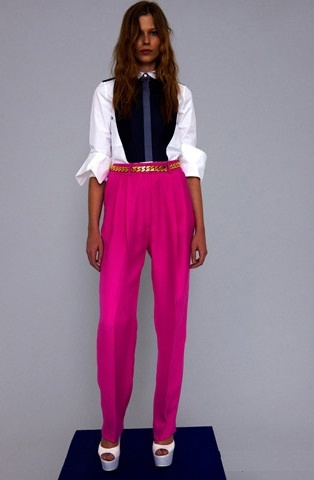
#> input picture pants.jpg, 314 x 480 px
$ python lab5.py
#> lines starting #> are read from the running program, lines starting #| are printed output that depends on the picture; after the words box and inside, x2 and y2 are one past the last pixel; in counts of white or black regions, pixels touching at a corner belong together
#> further down, image is the input picture: shape (480, 314, 3); mean B, G, R 141.5, 119.7, 145.5
# -*- coding: utf-8 -*-
"""
Created on Mon Nov  4 15:09:48 2024

@author: Vladimir
"""

import matplotlib.pyplot as plt
import cv2 as cv
import numpy as np
from matplotlib import colors
from matplotlib.colors import hsv_to_rgb


def segment_image(image):

    # Convert the image into HSV
    hsv_image = cv.cvtColor(image, cv.COLOR_RGB2HSV)
#> hsv_image: shape (480, 314, 3); mean H, S, V 123, 70.8, 155.1

    # Set the blue range
    #360 гр hue не уместилось в байт, поэтому в opencv hue/2
    lower_magenta = (150, 210, 40)
    upper_magenta = (180, 255, 250)

    # Apply the blue mask
    mask = cv.inRange(hsv_image, lower_magenta, upper_magenta)
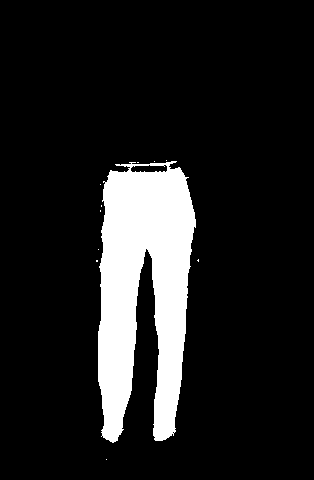
#> mask: shape (480, 314); 12.5% white; 11 white regions (10 under 20 px), largest, box (x1, y1, x2, y2) and area: (98, 161, 196, 443) 18834

    # Set a white range
    light_white = (0, 60, 200)
    dark_white = (15, 255, 255)

    # Apply the white mask
    mask_white = cv.inRange(hsv_image, light_white, dark_white)
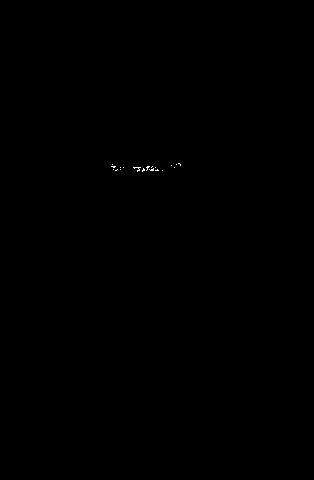
#> mask_white: shape (480, 314); 0.05% white in thin lines or dots, all inside (x1, y1, x2, y2) = (111, 163, 181, 172)

    # Combine the two masks
    final_mask = mask + mask_white
#> final_mask: shape (480, 314); 12.6% white; 20 white regions (19 under 20 px), largest, box (x1, y1, x2, y2) and area: (98, 161, 196, 443) 18885
    result = cv.bitwise_and(image, image, mask=final_mask)
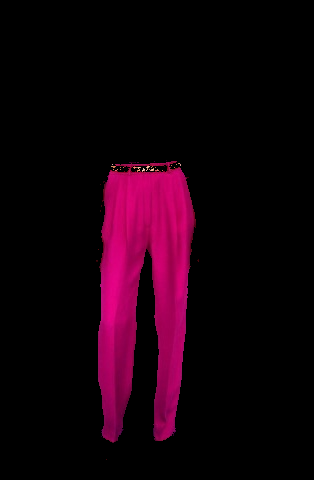
#> result: shape (480, 314, 3); mean R, G, B 22, 0.4, 11.8

    # Clean up the segmentation using a blur
    blur = cv.GaussianBlur(result, (5, 5), 0)
    return result


image = cv.imread('./pants.jpg')
image_rgb = cv.cvtColor(image, cv.COLOR_BGR2RGB)
plt.imshow(image_rgb)
plt.show()

'''r, g, b = cv.split(image_rgb)
fig = plt.figure()
axis = fig.add_subplot(1, 1, 1, projection="3d")
pixel_colors = image_rgb.reshape((np.shape(image_rgb)[0]*np.shape(image_rgb)[1], 3))
norm = colors.Normalize(vmin=-1.,vmax=1.)
norm.autoscale(pixel_colors)
pixel_colors = norm(pixel_colors).tolist()
axis.scatter(r.flatten(), g.flatten(), b.flatten(), facecolors=pixel_colors, marker=".")
axis.set_xlabel("Red")
axis.set_ylabel("Green")
axis.set_zlabel("Blue")
plt.show()

image_hsv = cv.cvtColor(image_rgb, cv.COLOR_RGB2HSV)

h, s, v = cv.split(image_hsv)
fig = plt.figure()
axis = fig.add_subplot(1, 1, 1, projection="3d")

axis.scatter(h.flatten(), s.flatten(), v.flatten(), facecolors=pixel_colors, marker=".")
axis.set_xlabel("Hue")
axis.set_ylabel("Saturation")
axis.set_zlabel("Value")
plt.show()'''

result = segment_image(image_rgb)

plt.figure(figsize=(15,20))
plt.subplot(1, 2, 1)
plt.imshow(image_rgb)
plt.subplot(1, 2, 2)
#result = cv.cvtColor(result, cv.COLOR_HSV2RGB)
plt.imshow(result)
plt.show()
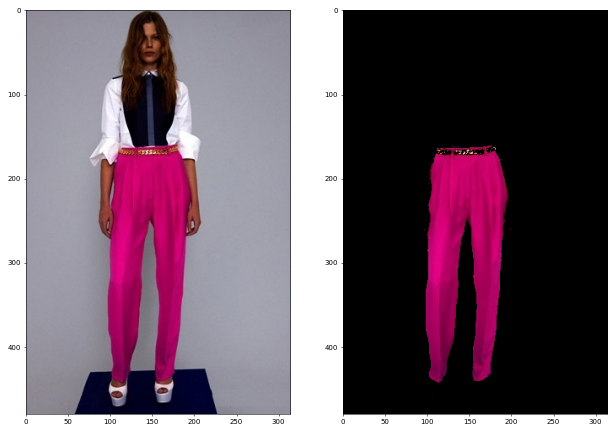
#> figure drawn by matplotlib, 2 panels
